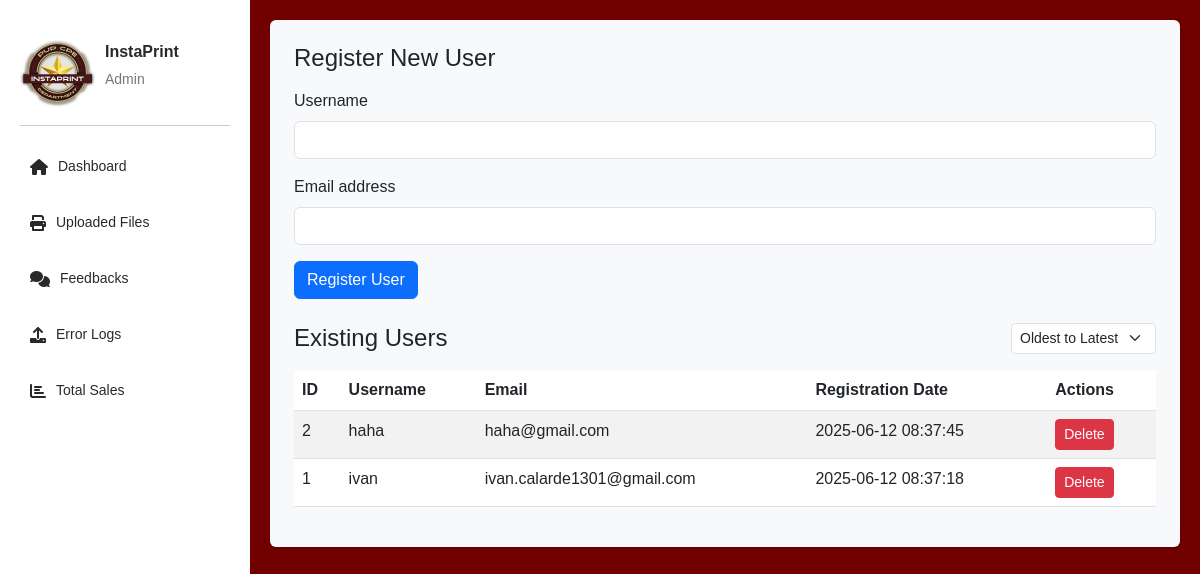
/admin-dashboard, run on an earlier commit of the app's database.
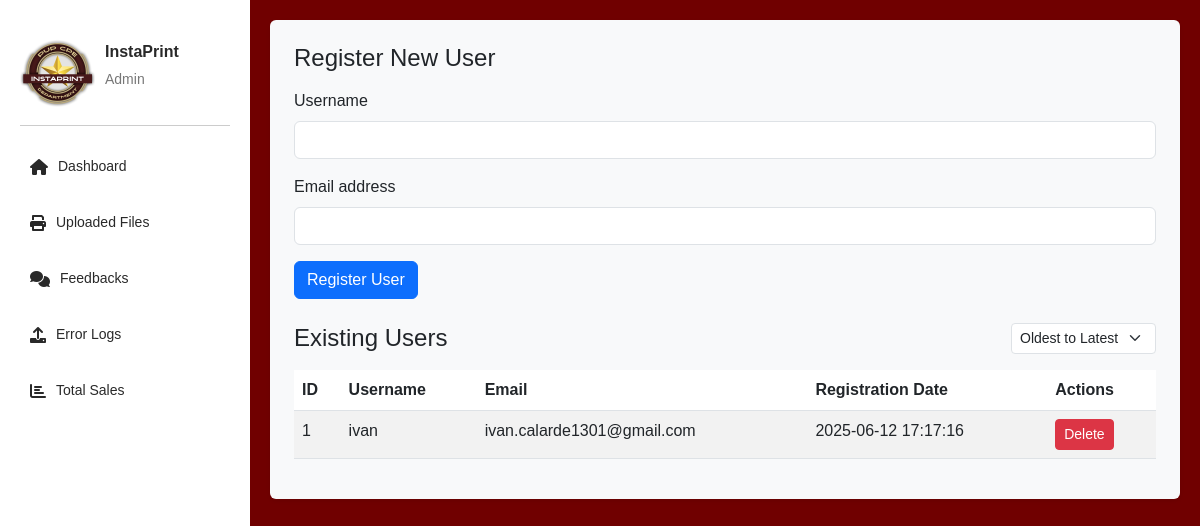
And on a later commit of the database.
### app.py (models this page shows, shortened)
class User(db.Model):
    id = db.Column(db.Integer, primary_key=True)
    username = db.Column(db.String(80), unique=True, nullable=False)
    email = db.Column(db.String(120), unique=True, nullable=False)
    registration_date = db.Column(db.DateTime, default=current_ph_time)

### app.py (the view)
@app.route("/admin-dashboard")
def admin_dashboard():
    users = User.query.order_by(User.registration_date.desc()).all()
    user_data = []
    for user in users:
        user_data.append({
            'id': user.id,
            'username': user.username,
            'email': user.email,
            'registration_date': user.registration_date.strftime('%Y-%m-%d %H:%M:%S')
        })
    return render_template("admin-dashboard.html", users=user_data)

### templates/admin-dashboard.html (shortened to what this page needs)
<!DOCTYPE html>
<html lang="en">
<head>
    <link href="/static/css/admin-dashboard.css" rel="stylesheet" />
    <link rel="stylesheet" href="https://cdnjs.cloudflare.com/ajax/libs/font-awesome/6.0.0-beta3/css/all.min.css">
    <link href="https://cdn.jsdelivr.net/npm/bootstrap@5.3.0/dist/css/bootstrap.min.css" rel="stylesheet">
</head>
<body>
    <div class="container">
        <leftmenu class="menu">
            <div class="account">
                <img src="{{ url_for('static', filename='images/logo.jpg') }}" alt="InstaPrint Logo" class="profile-icon" style="max-width: 75px;">
                <div class="account-info">
                    <p class="name">InstaPrint</p>
                    <p class="role">Admin</p>
                </div>
            </div>
            <ul>
                <li><i class="fa-solid fa-house"></i> <a href="{{ url_for('admin_dashboard') }}">Dashboard</a></li>
                <li><i class="fa-solid fa-print"></i> <a href="{{ url_for('admin_printed_pages') }}">Uploaded Files</a></li>
                <li><i class="fa-solid fa-comments"></i> <a href="{{ url_for('admin_feedbacks') }}">Feedbacks</a></li>
                <li><i class="fa-solid fa-upload"></i> <a href="{{ url_for('admin_activity_log') }}">Error Logs</a></li>
                <li><i class="fa-solid fa-chart-bar"></i> <a href="{{ url_for('admin_sales') }}">Total Sales</a></li>
            </ul>
        </leftmenu>
        <content class="contents">
            <div class="user-management-section bg-light p-4 rounded shadow-sm mb-4">
                <h4 class="mb-3">Register New User</h4>
                <form id="registerUserForm" class="mb-4">
                    <div class="mb-3">
                        <label for="username" class="form-label">Username</label>
                        <input type="text" class="form-control" id="username" required>
                    </div>
                    <div class="mb-3">
                        <label for="email" class="form-label">Email address</label>
                        <input type="email" class="form-control" id="email" required>
                    </div>
                    <button type="submit" class="btn btn-primary">Register User</button>
                </form>
                <h4 class="mb-3 d-flex align-items-center justify-content-between">
                    <span>Existing Users</span>
                    <select id="sortOrder" class="form-select form-select-sm w-auto ms-3">
                        <option value="oldest" selected>Oldest to Latest</option>
                    </select>
                </h4>
                <div class="table-responsive">
                    <table class="table table-striped table-hover">
                        <thead>
                            <tr>
                                <th>ID</th>
                                <th>Username</th>
                                <th>Email</th>
                                <th>Registration Date</th>
                                <th>Actions</th>
                            </tr>
                        </thead>
                        <tbody id="userTableBody">
                            {% for user in users %}
                            <tr>
                                <td>{{ user.id }}</td>
                                <td>{{ user.username }}</td>
                                <td>{{ user.email }}</td>
                                <td>{{ user.registration_date }}</td>
                                <td>
                                    <button class="btn btn-danger btn-sm delete-user-btn" data-id="{{ user.id }}">Delete</button>
                                </td>
                            </tr>
                            {% endfor %}
                        </tbody>
                    </table>
                </div>
            </div>
        </content>
    </div>
</body>
</html>

### static/css/admin-dashboard.css (style rules this page uses)
* { margin: 0; padding: 0; box-sizing: border-box; font-family: Arial, sans-serif; }
.container { display: flex; min-height: 100vh; max-width: 100% !important; padding-left: 0 !important; padding-right: 0 !important; }
.menu { width: 250px; background-color: #FFFFFF; color: #292929; padding: 20px; font-size: 14px; position: fixed; top: 0; left: 0; height: 100vh; width: 250px; overflow-y: auto; z-index: 1000; }
.menu ul { list-style-type: none; padding-left: 0; }
.menu li { display: flex; align-items: center; margin: 15px 0; font-size: 14px; padding: 10px; }
.menu li i { margin-right: 10px; color: #292929; font-size: 16px; }
.menu a { color: #292929; text-decoration: none; flex: 1; }
.contents { flex: 1; padding: 20px; background-color: #700000; display: flex; flex-direction: column; gap: 20px; margin-left: 250px; padding: 20px; }
.account { display: flex; align-items: center; padding: 15px 0; border-bottom: 1px solid #ccc; margin-bottom: 20px; }
.profile-icon { font-size: 40px; color: #292929; margin-right: 10px; }
.account-info { display: flex; flex-direction: column; }
.account-info .name { font-weight: bold; font-size: 16px; margin-bottom: 5px; }
.account-info .role { font-size: 14px; color: #777; }

### templates/admin-dashboard.html (style rules this page uses)
.container { display: flex; }
.menu { flex-shrink: 0; }
.contents { flex-grow: 1; }
html, body { overflow: hidden; height: 100%; margin: 0; padding: 0; }

What changed in the data, as far as the page shows it:
removed User: id "2", username "haha", email "haha@gmail.com", registration_date "2025-06-12 08:37:45"
changed User "ivan": registration_date "2025-06-12 08:37:18" → "2025-06-12 17:17:16"
